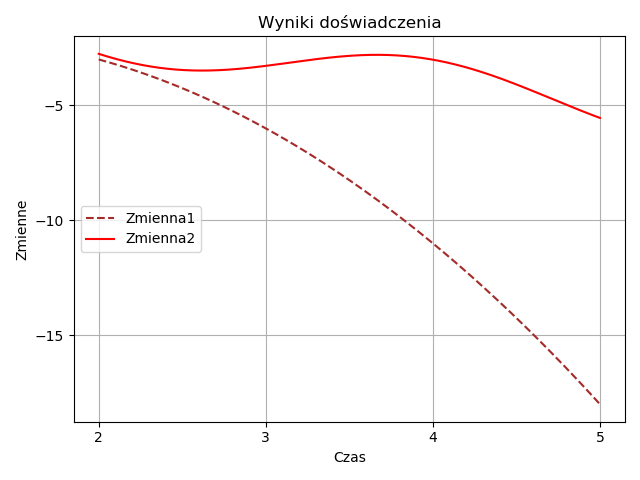

The script that drew this image:
import matplotlib.pyplot as plt
import pandas as pd

dane = pd.read_csv("dosw.csv")

plt.plot(dane["Czas"], dane["Zmienna1"], linestyle="dashed", color="brown", label="Zmienna1")
plt.plot(dane["Czas"], dane["Zmienna2"], linestyle="solid", color="red", label="Zmienna2")
plt.legend(loc="center left")
plt.ylabel("Zmienne")
plt.xticks([2, 3, 4, 5])
plt.yticks([-15, -10, -5, 0])
plt.xlabel("Czas")
plt.grid()
plt.title("Wyniki doświadczenia")
plt.savefig("wykres4.png")
plt.show()
